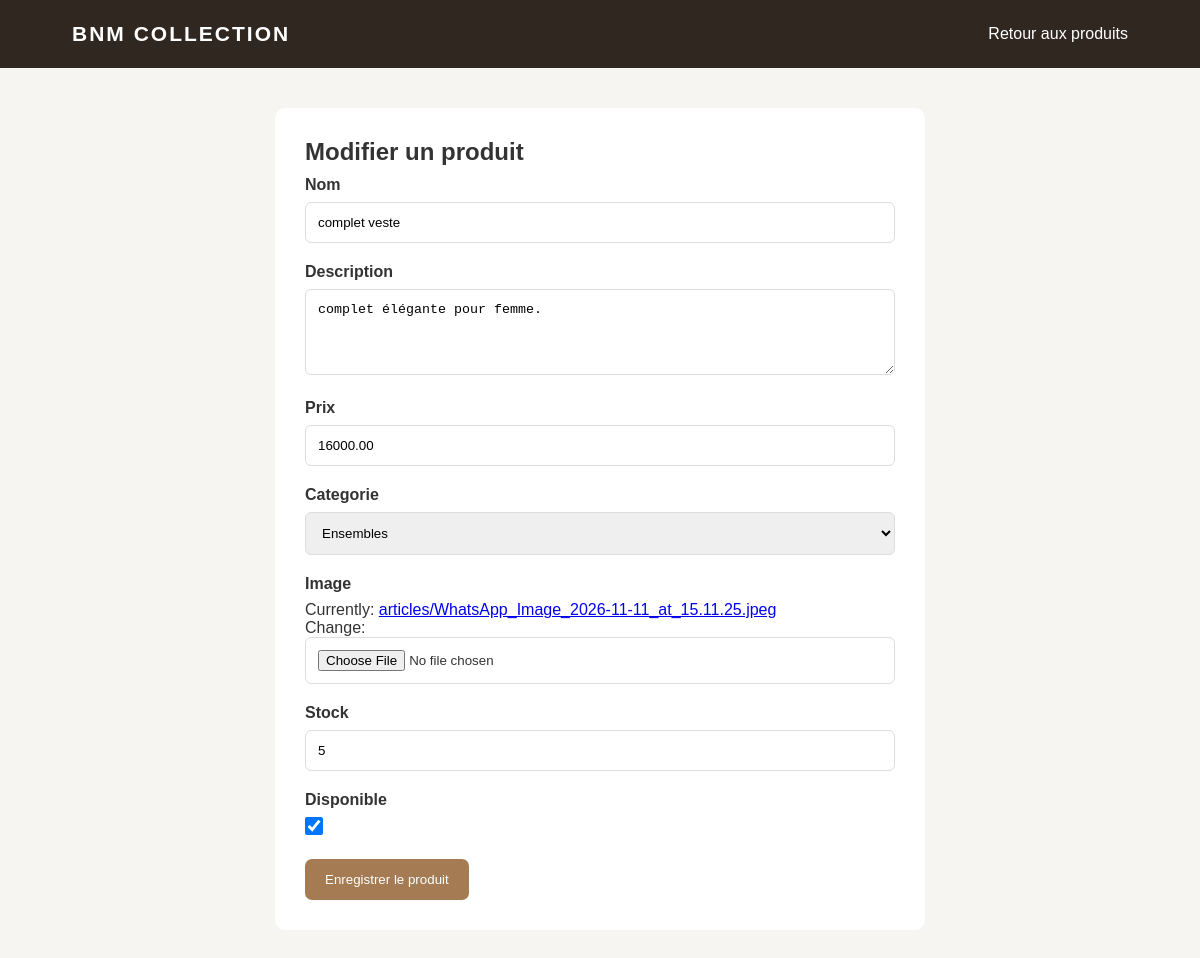
The page /produit/modifier/2/ (signed in) on the database its author committed.
### boutique/models.py (models this page shows, shortened)
class Article(models.Model):
    CATEGORIES = [
        ('hijab', 'Hijabs et foulards'),
        ('abaya', 'Abayas et robes'),
        ('ensemble', 'Ensembles'),
        ('enfant', 'Collection enfants'),
    ]
    nom = models.CharField(max_length=200)
    description = models.TextField()
    prix = models.DecimalField(
        max_digits=10,
        decimal_places=2
    )
    categorie = models.CharField(
        max_length=20,
        choices=CATEGORIES
    )
    image = models.ImageField(
        upload_to='articles/'
    )
    stock = models.PositiveIntegerField(default=0)
    disponible = models.BooleanField(default=True)
    date_ajout = models.DateTimeField(auto_now_add=True)

### boutique/views.py (the view)
# urls.py: path('produit/modifier/<int:article_id>/', views.modifier_produit, name='modifier_produit'),
@staff_member_required
@require_http_methods(["GET", "POST"])
def modifier_produit(request, article_id):
    article = get_object_or_404(Article, id=article_id)
    if request.method == 'POST':
        form = ArticleForm(
            request.POST,
            request.FILES,
            instance=article
        )
        if form.is_valid():
            form.save()
            messages.success(request, "Le produit a été modifié avec succès.")
            return redirect('gestion_produits')
    else:
        form = ArticleForm(instance=article)
    return render(request, 'formulaire_produit.html', {
        'form': form,
        'titre': 'Modifier un produit',
    })

### templates/formulaire_produit.html (shortened to what this page needs)
{% load static %}
<!DOCTYPE html>
<html lang="fr">
<head>
    <link rel="stylesheet" href="{% static 'css/gestion_produits.css' %}">
</head>
<body>
<header class="header">
    <h1>BNM COLLECTION</h1>
    <a href="{% url 'gestion_produits' %}">Retour aux produits</a>
</header>
<main class="form-container">
    <h2>{{ titre }}</h2>
    <form method="POST" enctype="multipart/form-data">
        {% for field in form %}
            <div class="form-group">
                <label for="{{ field.id_for_label }}">{{ field.label }}</label>
                {{ field }}
            </div>
        {% endfor %}
        <button type="submit" class="btn-ajouter">Enregistrer le produit</button>
    </form>
</main>
</body>
</html>

### static/css/gestion_produits.css (style rules this page uses)
* { margin: 0; padding: 0; box-sizing: border-box; }
body { font-family: Arial, sans-serif; background: #f7f5f2; color: #333; }
.header { background: #302820; color: white; padding: 22px 6%; display: flex; justify-content: space-between; align-items: center; }
.header h1 { letter-spacing: 2px; font-size: 21px; }
.header a { color: white; text-decoration: none; }
.titre-section h2, .form-container h2 { margin-bottom: 10px; }
.btn-ajouter { display: inline-block; background: #a47b52; color: white; padding: 13px 20px; border: none; border-radius: 7px; text-decoration: none; cursor: pointer; }
.form-container { max-width: 650px; margin: 40px auto; background: white; padding: 30px; border-radius: 10px; }
.form-group { margin-bottom: 20px; }
.form-group label { display: block; margin-bottom: 8px; font-weight: bold; }
.form-control { width: 100%; padding: 12px; border: 1px solid #ddd; border-radius: 6px; }
.form-checkbox { width: 18px; height: 18px; }

### rows shown on the page
Article: form "complet veste" "complet élégante pour femme." "16000.00" "Ensembles" "5" "☑"

### other values the page prints
{{ titre }} "Modifier un produit"
{{ field.label }} "Nom" "Description" "Prix" "Categorie" "Image" "Stock" "Disponible"
